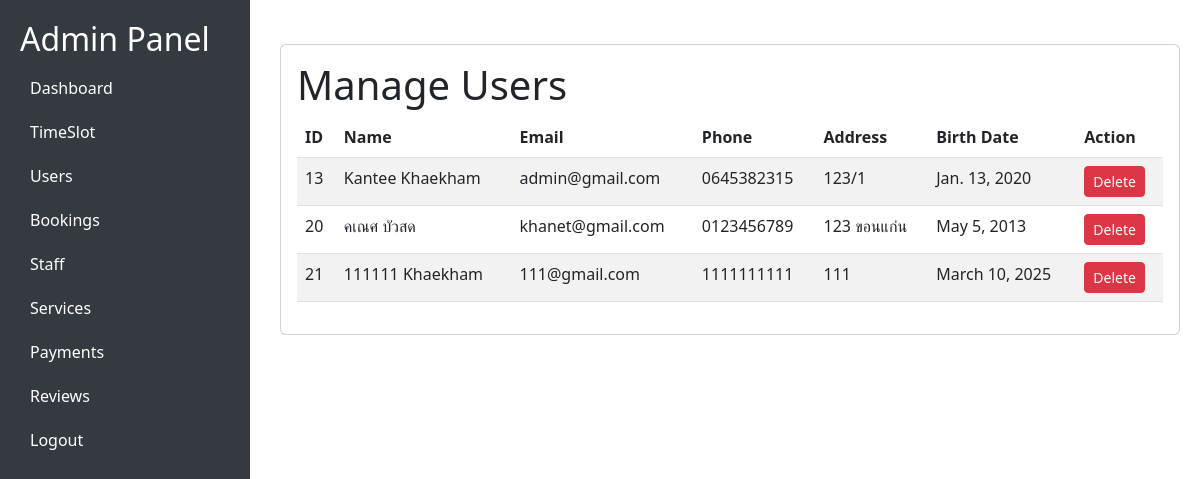
Page /admin-users/ (signed in) on the committed database.
### loginApp/models.py (models this page shows, shortened)
class Customer(AbstractUser):
    email = models.EmailField(unique=True)
    phone = models.CharField(max_length=15, unique=True, null=False, blank=False)
    address = models.TextField(null=False, blank=False)
    birth_date = models.DateField(null=False, blank=False)
    last_login = models.DateTimeField(default=timezone.now)
    USERNAME_FIELD = 'email'
    REQUIRED_FIELDS = ['username', 'first_name', 'last_name', 'phone', 'address', 'birth_date']
    class Meta:
        verbose_name = 'Customer'
        verbose_name_plural = 'Customers'

### serviceApp/views.py (the view)
# urls.py: path('admin-users/', views.admin_users_view, name='admin_users'),
@user_passes_test(superuser_required)
def admin_users_view(request):
    customers = Customer.objects.exclude(is_staff=True)
    return render(request, 'admin-users.html', {'customer': customers})

### serviceApp/views.py (called while the page is built)
def superuser_required(user):
    return user.is_superuser

### serviceApp/templates/admin-users.html (shortened to what this page needs)
<!DOCTYPE html>
<html lang="en">
<head>
    <link href="https://cdn.jsdelivr.net/npm/bootstrap@5.3.0/dist/css/bootstrap.min.css" rel="stylesheet">
</head>
<body>
    <div class="sidebar">
        <h2>Admin Panel</h2>
        <a href="/ad">Dashboard</a>
        <a href="/admin-timeslot">TimeSlot</a>
        <a href="/admin-users"> Users</a>
        <a href="/admin-bookings"> Bookings</a>
        <a href="/admin-employees"> Staff</a>
        <a href="/admin-services"> Services</a>
        <a href="/admin-payments">Payments</a>
        <a href="/admin-reviews">Reviews</a>
        <a href="{% url 'admin-login' %}">Logout</a>
    </div>
    <div class="content">
    <div class="card mt-4 p-3">
        <h1>Manage Users</h1>
        <table class="table table-striped">
            <thead>
                <tr>
                    <th>ID</th>
                    <th>Name</th>
                    <th>Email</th>
                    <th>Phone</th>
                    <th>Address</th>
                    <th>Birth Date</th>
                    <th>Action</th>
                </tr>
            </thead>
            <tbody>
                {% for user in customer %}
                <tr>
                    <td>{{ user.id }}</td>
                    <td>{{ user.first_name }} {{ user.last_name }}</td>
                    <td>{{ user.email }}</td>
                    <td>{{ user.phone }}</td>
                    <td>{{ user.address }}</td>
                    <td>{{ user.birth_date }}</td>
                    <td>
                        <form method="POST" action="{% url 'delete_user' user.id %}" style="display:inline;">
                            <button type="submit" class="btn btn-danger btn-sm" onclick="return confirm('Are you sure you want to delete this user?')">
                                Delete
                            </button>
                        </form>
                    </td>
                </tr>
                {% endfor %}
            </tbody>
        </table>
    </div>
</div>
</body>
</html>

### serviceApp/templates/admin-users.html (style rules this page uses)
body { display: flex; }
.sidebar { width: 250px; height: 100vh; background: #343a40; padding: 20px; color: white; position: fixed; }
.content { margin-left: 260px; padding: 20px; width: 100%; }
.sidebar a { color: white; display: block; padding: 10px; text-decoration: none; }

### rows in the picture
Customer: id "13", first_name "Kantee", last_name "Khaekham", email "admin@gmail.com", phone "0645382315", address "123/1", birth_date "Jan. 13, 2020"
Customer: id "20", first_name "คเณศ", last_name "บัวสด", email "khanet@gmail.com", phone "0123456789", address "123 ขอนแก่น", birth_date "May 5, 2013"
Customer: id "21", first_name "111111", last_name "Khaekham", email "111@gmail.com", phone "1111111111", address "111", birth_date "March 10, 2025"
